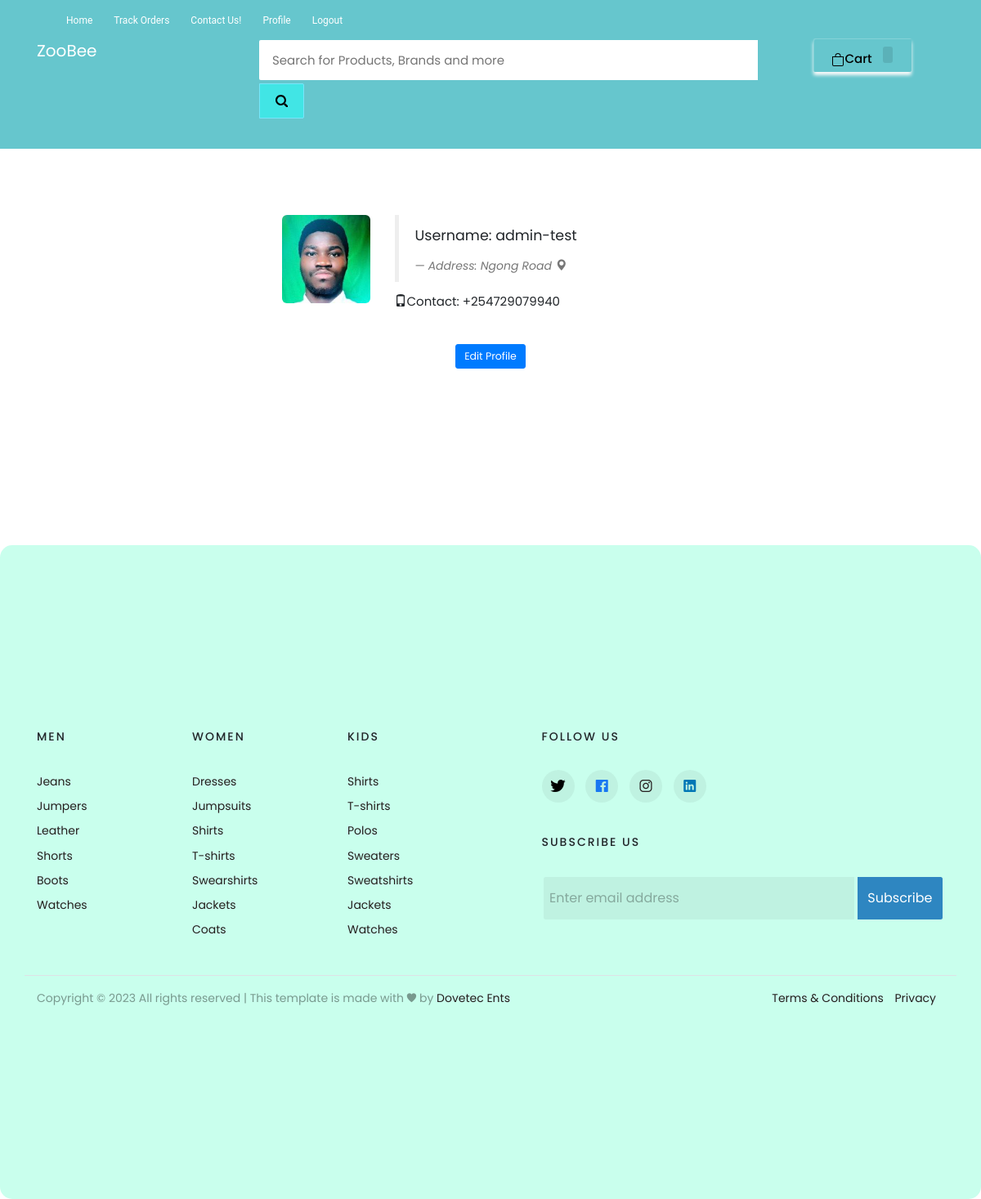
/my-profile (signed in), run on an earlier commit of the app's database.
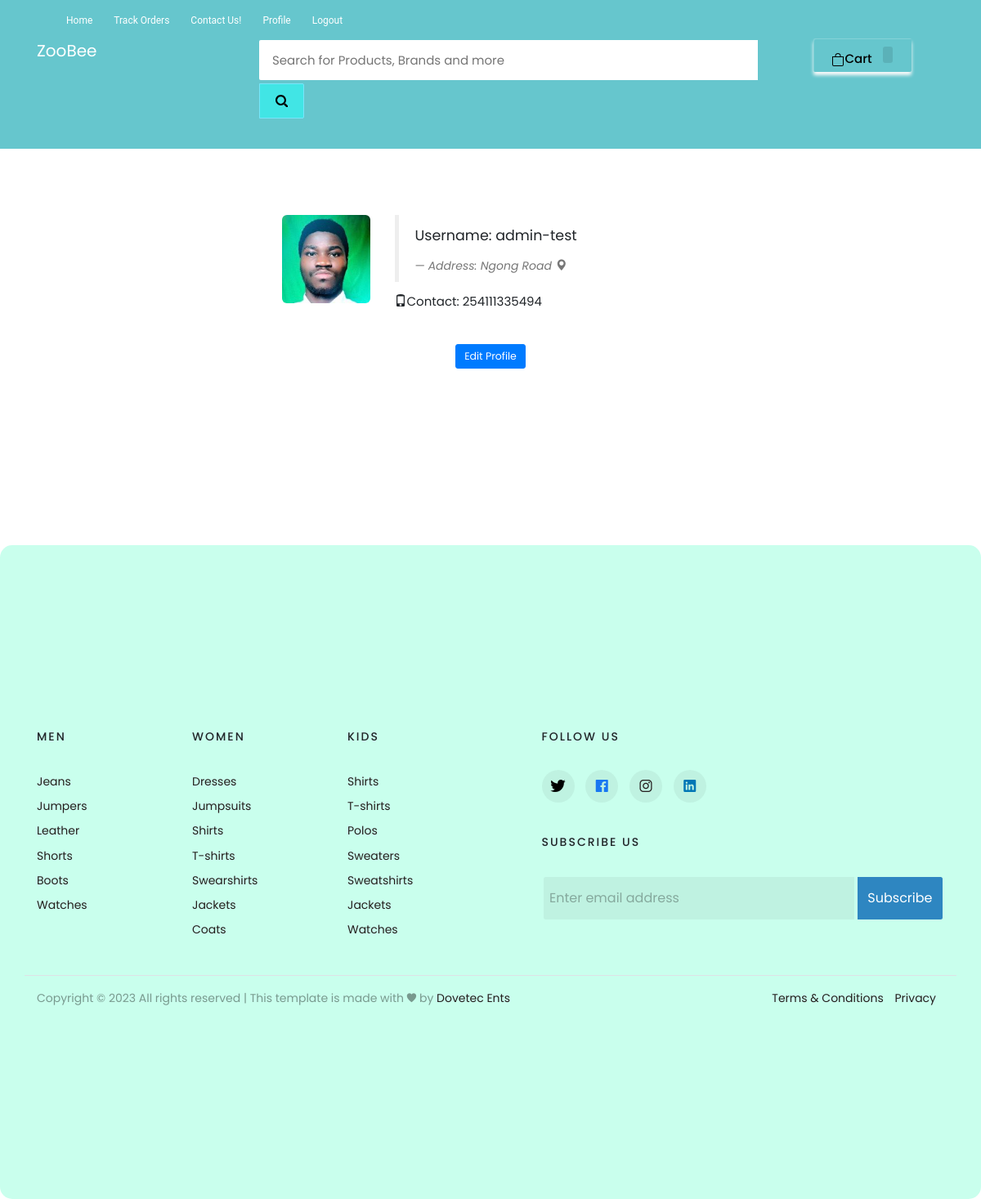
And on a later commit of the database.
### ecom/models.py (models this page shows, shortened)
class Customer(models.Model):
    user=models.OneToOneField(User,on_delete=models.CASCADE)
    profile_pic= models.ImageField(upload_to='profile_pic/CustomerProfilePic/',null=True,blank=True)
    address = models.CharField(max_length=40)
    mobile = models.CharField(max_length=20,null=False)

### ecom/views.py (the view)
# urls.py: path('my-profile', views.my_profile_view,name='my-profile'),
@login_required(login_url='customerlogin')
@user_passes_test(is_customer)
def my_profile_view(request):
    customer=models.Customer.objects.get(user_id=request.user.id)
    return render(request,'ecom/my_profile.html',{'customer':customer})

### ecom/views.py (called while the page is built)
def is_customer(user):
    return user.groups.filter(name='CUSTOMER').exists()

### templates/ecom/my_profile.html (shortened to what this page needs)
{% extends 'ecom/customer_base.html' %}
{% load static %}
{% block content %}
{% include 'ecom/customer_navbar.html' %}
<br><br><br>
<div style="padding-left:300px;" class="container">
  <div class="col-sm-2 col-md-2">
    <img src="{% static customer.profile_pic.url %}" alt="profile pic" class="img-rounded img-responsive" />
  </div>
  <div class="col-sm-4 col-md-4">
    <blockquote>
      <p>Username: {{request.user}}</p> <small><cite title="Source Title">Address: {{customer.address}} <i
            class="glyphicon glyphicon-map-marker"></i></cite></small>
    </blockquote>
    <p><i class="glyphicon glyphicon-phone"></i>Contact: {{customer.mobile}}
    </p>
  </div>
</div>
<br>
<div style="text-align: center;">
  <a href="/edit-profile"><button class="btn btn-primary btn-lg"><span>Edit Profile </span></button></a>
</div>
<br><br><br><br><br><br>
{% endblock content %}

### templates/ecom/customer_base.html (shortened to what this page needs)
<html>
<head>
{% load static %}
  <link rel="stylesheet" href="https://maxcdn.bootstrapcdn.com/bootstrap/3.3.0/css/bootstrap.min.css">
  <link rel="stylesheet" href="https://maxcdn.bootstrapcdn.com/font-awesome/4.7.0/css/font-awesome.min.css">
</head>
<body>
  {% block content %}
  {% endblock content %}
  <br><br>
  {% include "ecom/footer.html" %}
</body>
</html>

### templates/ecom/customer_navbar.html (shortened to what this page needs)
<!DOCTYPE html>
{% load static %}
<html lang="en" dir="ltr">
<head>
    <link rel="stylesheet" href="https://maxcdn.bootstrapcdn.com/bootstrap/3.3.0/css/bootstrap.min.css">
    <link rel="stylesheet" href="https://maxcdn.bootstrapcdn.com/font-awesome/4.7.0/css/font-awesome.min.css">
</head>
<body>
    <div id="navbar">
        <div class="container">
            <div class="row row1">
                <ul class="largenav pull-right">
                    <li class="upper-links"><a class="links" href="/"> Home </a></li>
                    <li class="upper-links"><a class="links" href="/my-order">Track Orders</a></li>
                    <li class="upper-links"><a class="links" href="/contactus">Contact Us!</a></li>
                    <li class="upper-links"><a class="links" href="/my-profile">Profile</a></li>
                    <li class="upper-links"><a class="links" href="/logout">Logout</a></li>
                </ul>
            </div>
            <div class="row row2">
                <div class="col-sm-3">
                    <h2 style="margin:0px;"><a style="text-decoration:none; color:white;" href="/"><span
                                class="largenav">ZooBee </span></a></h2>
                </div>
                <div class="navbar-search smallsearch col-sm-7 col-xs-11">
                    <form action="/search" method="get">
                        <div class="row"> <input class="navbar-input col-xs-11" type="search"
                                placeholder="Search for Products, Brands and more" name="query" id="query">
                            <button class="navbar-button col-xs-1" type="submit">
                            </button>
                        </div>
                    </form>
                </div>
                <div class="cart1 largenav col-sm-2"> <a class="cart-button" href="/cart"> <svg
                            xmlns="http://www.w3.org/2000/svg" width="16" height="16" fill="currentColor"
                            class="bi bi-bag" viewBox="0 0 16 16">
                            <path
                                d="M8 1a2.5 2.5 0 0 1 2.5 2.5V4h-5v-.5A2.5 2.5 0 0 1 8 1zm3.5 3v-.5a3.5 3.5 0 1 0-7 0V4H1v10a2 2 0 0 0 2 2h10a2 2 0 0 0 2-2V4h-3.5zM2 5h12v9a1 1 0 0 1-1 1H3a1 1 0 0 1-1-1V5z" />
                        </svg>Cart <span class="item-number ">{{ product_count_in_cart }}</span> </a> </div>
            </div>
        </div>
    </div>
</body>
</html>

### templates/ecom/footer.html (shortened to what this page needs)
<!doctype html>
<html lang="en">
<head>
	{% load static %}
	<link rel="stylesheet" href="{% static 'css/ionicons.min.css' %}">
	<link rel="stylesheet" href="{% static 'css/style.css' %}">
</head>
<footer class="footer-03" style="
width: 100%;
background-color: #7fffd46b !important;
height: 100%;
border-radius: 15px;
justify-content: center;
align-items: center;
gap: 25px;
display: inline-flex;">
	<div class="container">
		<div class="row">
			<div class="col-md-6">
				<div class="row">
					<div class="col-md-4 mb-md-0 mb-4">
						<h2 class="footer-heading">Men</h2>
						<ul class="list-unstyled">
							<li><a href="#" class="py-1 d-block">Jeans</a></li>
							<li><a href="#" class="py-1 d-block">Jumpers</a></li>
							<li><a href="#" class="py-1 d-block">Leather</a></li>
							<li><a href="#" class="py-1 d-block">Shorts</a></li>
							<li><a href="#" class="py-1 d-block">Boots</a></li>
							<li><a href="#" class="py-1 d-block">Watches</a></li>
						</ul>
					</div>
					<div class="col-md-4 mb-md-0 mb-4">
						<h2 class="footer-heading">Women</h2>
						<ul class="list-unstyled">
							<li><a href="#" class="py-1 d-block">Dresses</a></li>
							<li><a href="#" class="py-1 d-block">Jumpsuits</a></li>
							<li><a href="#" class="py-1 d-block">Shirts</a></li>
							<li><a href="#" class="py-1 d-block">T-shirts</a></li>
							<li><a href="#" class="py-1 d-block">Swearshirts</a></li>
							<li><a href="#" class="py-1 d-block">Jackets</a></li>
							<li><a href="#" class="py-1 d-block">Coats</a></li>
						</ul>
					</div>
					<div class="col-md-4 mb-md-0 mb-4">
						<h2 class="footer-heading">Kids</h2>
						<ul class="list-unstyled">
							<li><a href="#" class="py-1 d-block">Shirts</a></li>
							<li><a href="#" class="py-1 d-block">T-shirts</a></li>
							<li><a href="#" class="py-1 d-block">Polos</a></li>
							<li><a href="#" class="py-1 d-block">Sweaters</a></li>
							<li><a href="#" class="py-1 d-block">Sweatshirts</a></li>
							<li><a href="#" class="py-1 d-block">Jackets</a></li>
							<li><a href="#" class="py-1 d-block">Watches</a></li>
						</ul>
					</div>
				</div>
			</div>
			<div class="col-md-6">
				<div class="row justify-content-end">
					<div class="col-md-12 col-lg-11 mb-md-0 mb-4">
						<h2 class="footer-heading">Follow Us</h2>
						<ul class="ftco-footer-social p-0">
							<li class="ftco-animate"><a href="https://twitter.com" data-toggle="tooltip" data-placement="top"
									title="Twitter"><span class="ion-logo-twitter" style="color: #000;"></span></a></li>
							<li class="ftco-animate"><a href="https://facebook.com" data-toggle="tooltip" data-placement="top"
									title="Facebook"><span class="ion-logo-facebook" style="color: #1877F2;"></span></a></li>
							<li class="ftco-animate"><a href="https://instagram.com" data-toggle="tooltip" data-placement="top"
									title="Instagram"><span class="ion-logo-instagram" style="color: linear-gradient(to bottom right, #405DE6, #5B51D8, #833AB4, #C13584, #E1306C, #FD1D1D, #F56040, #F77737, #FCAF45, #FFDC80);"></span></a></li>
							<li class="ftco-animate"><a href="https://linkedin.com" data-toggle="tooltip" data-placement="top"
									title="Linkedin"><span class="ion-logo-linkedin" style="color: #0077b5;"></span></a></li>
						</ul>
						<h2 class="footer-heading mt-5">Subscribe Us</h2>
						<form action="#" class="subscribe-form">
							<div class="form-group d-flex">
								<input type="text" class="form-control rounded-left" placeholder="Enter email address">
								<input type="submit" value="Subscribe" class="form-control submit px-3 rounded-right">
							</div>
						</form>
					</div>
				</div>
			</div>
		</div>
		<div class="row mt-5 pt-4 border-top">
			<div class="col-md-6 col-lg-8">
				<p class="copyright">
					Copyright &copy;
					<script>document.write(new Date().getFullYear());</script> All rights reserved | This template is
					made with <i class="ion-ios-heart" aria-hidden="true"></i> by <a
						href="https://linkedin.com/company/dovetec-ent" target="_blank" style="color: #0077b5;">Dovetec Ents</a>
			</div>
			<div class="col-md-6 col-lg-4 text-md-right">
				<p class="mb-0 list-unstyled">
					<a class="mr-md-3" href="#" style="color: #0077b5">Terms &amp; Conditions</a>
					<a class="mr-md-3" href="#" style="color: #0077b5">Privacy</a>
				</p>
			</div>
		</div>
	</div>
</footer>
</html>

### templates/ecom/customer_base.html (style rules this page uses)
body { background-color: #f7f7f7; widows: calc(); }
#navbar { background-color: #66c6cd; color: black; }
.row1 { padding-top: 10px; padding-right: 50px }
.row2 { padding-bottom: 20px }
.navbar-input { padding: 11px 16px; border-radius: 2px 0 0 2px; border: 0 none; outline: 0 none; font-size: 15px }
.navbar-button { background-color: #7FFFD4; ; border: 1px solid #66cbf3; border-radius: 0 2px 2px 0; color: #a39f9f; padding: 10px 0; height: 43px; cursor: pointer }
.item-number { border-radius: 3px; background-color: #0000001a; height: 20px; padding: 3px 6px; font-weight: 500; display: inline-block; color: #fff; line-height: 12px; margin-left: 10px }
.upper-links { display: inline-block; padding: 0 11px; line-height: 23px; font-family: 'Roboto', sans-serif; letter-spacing: 0; color: inherit; border: none; outline: none; font-size: 12px }
.links { color: #fff; text-decoration: none }
.largenav { display: none }
.smallsearch { margin-left: 15px; margin-top: 15px }
@media screen and (min-width: 768px) { .largenav { display: block } }
@media screen and (min-width: 768px) { .smallsearch { margin: 0px } }

### templates/ecom/my_profile.html (style rules this page uses)
body { background-color: #f7f7f7; }

### templates/ecom/customer_navbar.html (style rules this page uses)
body { background-color: #f7f7f7; }
#navbar { background-color: #66c6cd; color: black; }
.row1 { padding-top: 10px; padding-right: 50px }
.row2 { padding-bottom: 20px }
.navbar-input { padding: 11px 16px; border-radius: 2px 0 0 2px; border: 0 none; outline: 0 none; font-size: 15px }
.navbar-button { background-color: #41e5e5; border: 1px solid #77e6fa; border-radius: 0 2px 2px 0; color: #565656; padding: 10px 0; height: 43px; cursor: pointer }
.cart-button { background-color: #66c6cd; ; box-shadow: 0 4px 4px 0 #fafafa, inset 1px 1px 0 0 hsla(0, 0%, 100%, .2); padding: 10px 0; text-align: center; height: 41px; border-radius: 2px; font-weight: 500; width: 120px; display: inline-block; color: #211f1f; text-decoration: none; color: inherit; border: none; outline: none }
.item-number { border-radius: 3px; background-color: rgba(0, 0, 0, .1); height: 20px; padding: 3px 6px; font-weight: 500; display: inline-block; color: #fff; line-height: 12px; margin-left: 10px }
.upper-links { display: inline-block; padding: 0 11px; line-height: 23px; font-family: 'Roboto', sans-serif; letter-spacing: 0; color: inherit; border: none; outline: none; font-size: 12px }
.links { color: #fff; text-decoration: none }
.largenav { display: none }
.smallsearch { margin-left: 15px; margin-top: 15px }
@media screen and (min-width: 768px) { .largenav { display: block } }
@media screen and (min-width: 768px) { .smallsearch { margin: 0px } }

What changed in the data, as far as the page shows it:
changed Customer "Ngong Road": mobile "+254729079940" → "254111335494"
